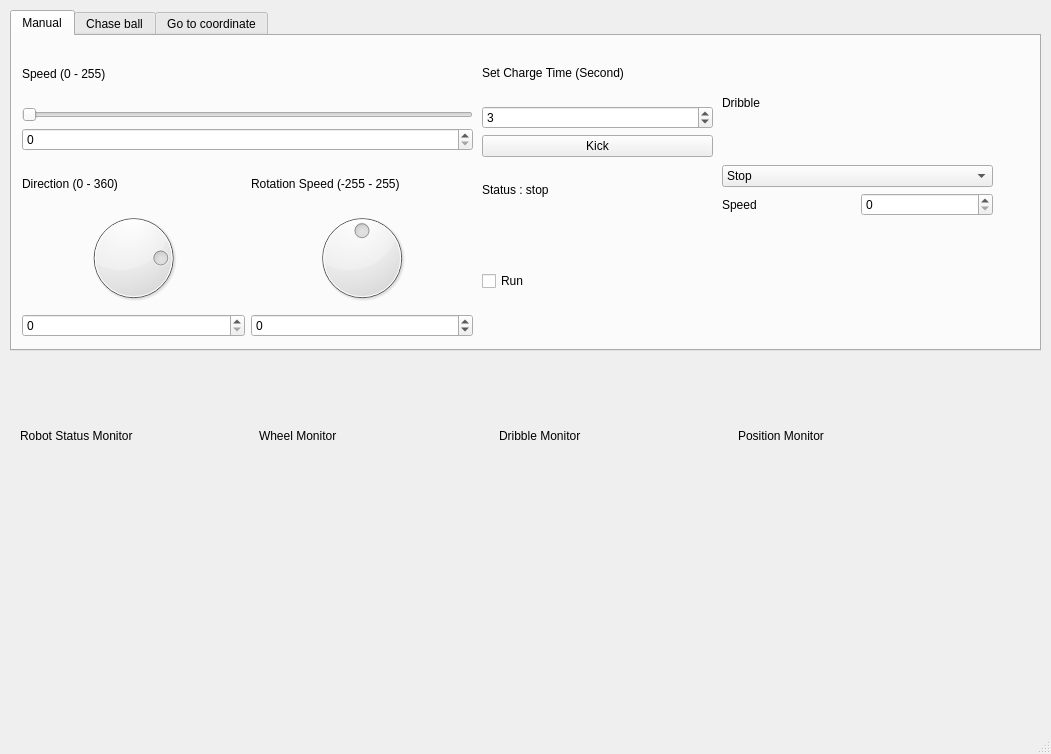
<?xml version="1.0" encoding="UTF-8"?>
<ui version="4.0">
 <class>MainWindow</class>
 <widget class="QMainWindow" name="MainWindow">
  <property name="enabled">
   <bool>true</bool>
  </property>
  <property name="geometry">
   <rect>
    <x>0</x>
    <y>0</y>
    <width>1051</width>
    <height>754</height>
   </rect>
  </property>
  <property name="windowTitle">
   <string notr="true">Rostu Manual Monitor</string>
  </property>
  <property name="tabShape">
   <enum>QTabWidget::Rounded</enum>
  </property>
  <widget class="QWidget" name="centralwidget">
   <widget class="QTabWidget" name="manualTab">
    <property name="geometry">
     <rect>
      <x>10</x>
      <y>10</y>
      <width>1031</width>
      <height>341</height>
     </rect>
    </property>
    <property name="currentIndex">
     <number>0</number>
    </property>
    <widget class="QWidget" name="tab">
     <attribute name="title">
      <string>Manual</string>
     </attribute>
     <widget class="QWidget" name="verticalLayoutWidget">
      <property name="geometry">
       <rect>
        <x>10</x>
        <y>10</y>
        <width>451</width>
        <height>105</height>
       </rect>
      </property>
      <layout class="QVBoxLayout" name="verticalLayout">
       <item>
        <widget class="QLabel" name="label">
         <property name="text">
          <string>Speed (0 - 255)</string>
         </property>
         <property name="margin">
          <number>0</number>
         </property>
         <property name="indent">
          <number>-1</number>
         </property>
        </widget>
       </item>
       <item>
        <widget class="QSlider" name="speedSlider">
         <property name="maximum">
          <number>255</number>
         </property>
         <property name="tracking">
          <bool>true</bool>
         </property>
         <property name="orientation">
          <enum>Qt::Horizontal</enum>
         </property>
        </widget>
       </item>
       <item>
        <widget class="QSpinBox" name="speedInput">
         <property name="maximum">
          <number>255</number>
         </property>
        </widget>
       </item>
      </layout>
     </widget>
     <widget class="QWidget" name="horizontalLayoutWidget">
      <property name="geometry">
       <rect>
        <x>10</x>
        <y>130</y>
        <width>451</width>
        <height>171</height>
       </rect>
      </property>
      <layout class="QHBoxLayout" name="horizontalLayout">
       <item>
        <layout class="QVBoxLayout" name="verticalLayout_2">
         <item>
          <widget class="QLabel" name="label_2">
           <property name="text">
            <string>Direction (0 - 360)</string>
           </property>
          </widget>
         </item>
         <item>
          <widget class="QDial" name="directionDial">
           <property name="minimum">
            <number>-270</number>
           </property>
           <property name="maximum">
            <number>90</number>
           </property>
           <property name="value">
            <number>90</number>
           </property>
           <property name="sliderPosition">
            <number>90</number>
           </property>
           <property name="orientation">
            <enum>Qt::Vertical</enum>
           </property>
           <property name="invertedAppearance">
            <bool>true</bool>
           </property>
           <property name="invertedControls">
            <bool>false</bool>
           </property>
           <property name="wrapping">
            <bool>true</bool>
           </property>
           <property name="notchTarget">
            <double>0.000000000000000</double>
           </property>
          </widget>
         </item>
         <item>
          <widget class="QSpinBox" name="directionInput">
           <property name="maximum">
            <number>360</number>
           </property>
          </widget>
         </item>
        </layout>
       </item>
       <item>
        <layout class="QVBoxLayout" name="verticalLayout_3">
         <item>
          <widget class="QLabel" name="label_3">
           <property name="text">
            <string>Rotation Speed (-255 - 255)</string>
           </property>
          </widget>
         </item>
         <item>
          <widget class="QDial" name="rotationDial">
           <property name="mouseTracking">
            <bool>false</bool>
           </property>
           <property name="tabletTracking">
            <bool>false</bool>
           </property>
           <property name="focusPolicy">
            <enum>Qt::WheelFocus</enum>
           </property>
           <property name="acceptDrops">
            <bool>false</bool>
           </property>
           <property name="toolTip">
            <string/>
           </property>
           <property name="layoutDirection">
            <enum>Qt::LeftToRight</enum>
           </property>
           <property name="minimum">
            <number>-255</number>
           </property>
           <property name="maximum">
            <number>255</number>
           </property>
           <property name="pageStep">
            <number>10</number>
           </property>
           <property name="value">
            <number>0</number>
           </property>
           <property name="sliderPosition">
            <number>0</number>
           </property>
           <property name="tracking">
            <bool>true</bool>
           </property>
           <property name="orientation">
            <enum>Qt::Horizontal</enum>
           </property>
           <property name="invertedAppearance">
            <bool>false</bool>
           </property>
           <property name="invertedControls">
            <bool>false</bool>
           </property>
           <property name="notchTarget">
            <double>0.000000000000000</double>
           </property>
           <property name="notchesVisible">
            <bool>false</bool>
           </property>
          </widget>
         </item>
         <item>
          <widget class="QSpinBox" name="rotationInput">
           <property name="minimum">
            <number>-255</number>
           </property>
           <property name="maximum">
            <number>255</number>
           </property>
          </widget>
         </item>
        </layout>
       </item>
      </layout>
     </widget>
     <widget class="QWidget" name="verticalLayoutWidget_4">
      <property name="geometry">
       <rect>
        <x>470</x>
        <y>10</y>
        <width>231</width>
        <height>170</height>
       </rect>
      </property>
      <layout class="QVBoxLayout" name="verticalLayout_6">
       <item>
        <widget class="QLabel" name="label_6">
         <property name="text">
          <string>Set Charge Time (Second)</string>
         </property>
        </widget>
       </item>
       <item>
        <widget class="QSpinBox" name="kickChargeTimeInput">
         <property name="value">
          <number>3</number>
         </property>
        </widget>
       </item>
       <item>
        <widget class="QPushButton" name="kickButton">
         <property name="text">
          <string>Kick</string>
         </property>
        </widget>
       </item>
       <item>
        <widget class="QLabel" name="kickerStatusLabel">
         <property name="text">
          <string>Status : stop</string>
         </property>
        </widget>
       </item>
      </layout>
     </widget>
     <widget class="QWidget" name="layoutWidget">
      <property name="geometry">
       <rect>
        <x>470</x>
        <y>190</y>
        <width>231</width>
        <height>111</height>
       </rect>
      </property>
      <layout class="QVBoxLayout" name="verticalLayout_4">
       <item>
        <widget class="QCheckBox" name="manualRunToggle">
         <property name="text">
          <string>Run</string>
         </property>
        </widget>
       </item>
      </layout>
     </widget>
     <widget class="QWidget" name="verticalLayoutWidget_6">
      <property name="geometry">
       <rect>
        <x>710</x>
        <y>10</y>
        <width>271</width>
        <height>170</height>
       </rect>
      </property>
      <layout class="QVBoxLayout" name="verticalLayout_7">
       <item>
        <widget class="QLabel" name="label_12">
         <property name="text">
          <string>Dribble</string>
         </property>
        </widget>
       </item>
       <item>
        <widget class="QComboBox" name="dribbleMenu">
         <item>
          <property name="text">
           <string>Stop</string>
          </property>
         </item>
         <item>
          <property name="text">
           <string> Catch Ball</string>
          </property>
         </item>
        </widget>
       </item>
       <item>
        <layout class="QHBoxLayout" name="horizontalLayout_5">
         <item>
          <widget class="QLabel" name="label_13">
           <property name="text">
            <string>Speed</string>
           </property>
          </widget>
         </item>
         <item>
          <widget class="QSpinBox" name="dribbleSpeedInput">
           <property name="maximum">
            <number>255</number>
           </property>
          </widget>
         </item>
        </layout>
       </item>
      </layout>
     </widget>
    </widget>
    <widget class="QWidget" name="tab_2">
     <attribute name="title">
      <string>Chase ball</string>
     </attribute>
     <widget class="QWidget" name="layoutWidget_2">
      <property name="geometry">
       <rect>
        <x>10</x>
        <y>10</y>
        <width>201</width>
        <height>121</height>
       </rect>
      </property>
      <layout class="QVBoxLayout" name="verticalLayout_14">
       <item>
        <widget class="QRadioButton" name="catchBallDribble_4">
         <property name="text">
          <string>Run</string>
         </property>
        </widget>
       </item>
       <item>
        <widget class="QRadioButton" name="catchBallDribble_5">
         <property name="text">
          <string>Stop</string>
         </property>
        </widget>
       </item>
      </layout>
     </widget>
    </widget>
    <widget class="QWidget" name="tab_5">
     <attribute name="title">
      <string>Go to coordinate</string>
     </attribute>
     <widget class="QWidget" name="horizontalLayoutWidget_3">
      <property name="geometry">
       <rect>
        <x>10</x>
        <y>10</y>
        <width>269</width>
        <height>51</height>
       </rect>
      </property>
      <layout class="QHBoxLayout" name="horizontalLayout_4">
       <item>
        <widget class="QLabel" name="label_10">
         <property name="text">
          <string>X</string>
         </property>
        </widget>
       </item>
       <item>
        <widget class="QSpinBox" name="spinBox"/>
       </item>
      </layout>
     </widget>
     <widget class="QWidget" name="horizontalLayoutWidget_5">
      <property name="geometry">
       <rect>
        <x>10</x>
        <y>70</y>
        <width>269</width>
        <height>51</height>
       </rect>
      </property>
      <layout class="QHBoxLayout" name="horizontalLayout_7">
       <item>
        <widget class="QLabel" name="label_11">
         <property name="text">
          <string>Y</string>
         </property>
        </widget>
       </item>
       <item>
        <widget class="QSpinBox" name="spinBox_2"/>
       </item>
      </layout>
     </widget>
     <widget class="QWidget" name="layoutWidget_3">
      <property name="geometry">
       <rect>
        <x>290</x>
        <y>10</y>
        <width>201</width>
        <height>111</height>
       </rect>
      </property>
      <layout class="QVBoxLayout" name="verticalLayout_15">
       <item>
        <widget class="QRadioButton" name="catchBallDribble_6">
         <property name="text">
          <string>Run</string>
         </property>
        </widget>
       </item>
       <item>
        <widget class="QRadioButton" name="catchBallDribble_7">
         <property name="text">
          <string>Stop</string>
         </property>
        </widget>
       </item>
      </layout>
     </widget>
    </widget>
   </widget>
   <widget class="QWidget" name="horizontalLayoutWidget_2">
    <property name="geometry">
     <rect>
      <x>20</x>
      <y>360</y>
      <width>951</width>
      <height>151</height>
     </rect>
    </property>
    <layout class="QHBoxLayout" name="horizontalLayout_2">
     <item>
      <widget class="QLabel" name="robotStatusMonitor">
       <property name="text">
        <string>Robot Status Monitor</string>
       </property>
      </widget>
     </item>
     <item>
      <widget class="QLabel" name="wheelMonitor">
       <property name="text">
        <string>Wheel Monitor</string>
       </property>
      </widget>
     </item>
     <item>
      <widget class="QLabel" name="dribbleMonitor">
       <property name="sizeIncrement">
        <size>
         <width>17</width>
         <height>15</height>
        </size>
       </property>
       <property name="lineWidth">
        <number>1</number>
       </property>
       <property name="text">
        <string>Dribble Monitor</string>
       </property>
      </widget>
     </item>
     <item>
      <widget class="QLabel" name="positionMonitor">
       <property name="text">
        <string>Position Monitor</string>
       </property>
      </widget>
     </item>
    </layout>
   </widget>
  </widget>
  <widget class="QStatusBar" name="statusbar"/>
 </widget>
 <resources/>
 <connections/>
</ui>
